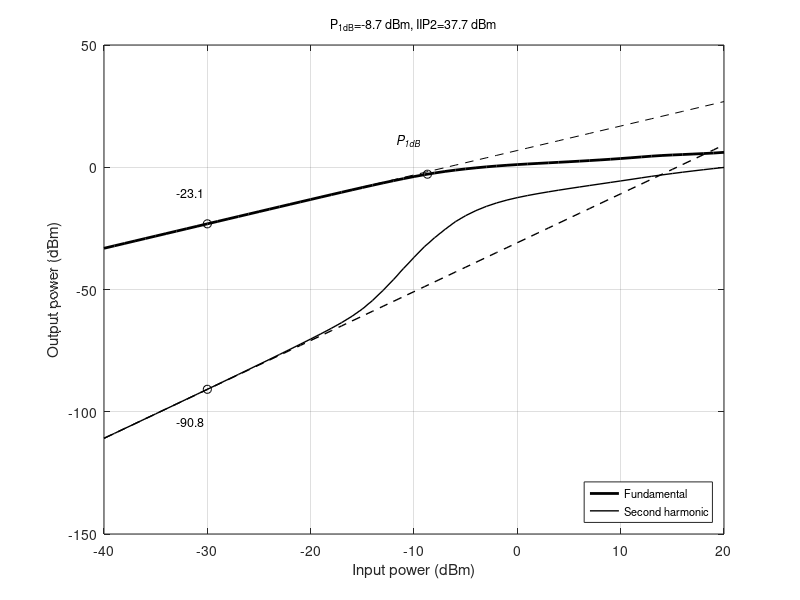

MATLAB code for this plot:
% Ex. 5.5   simulated distortion at 100 MHz  
clearvars;
close all;
addpath ../../lib

% Load Spice results
load('Fig5_26.mat')
first_line = adbm - adbm(1) + first(1);
second_line = 2*(adbm - adbm(1)) + second(1);
p1db_x = interp1(first_line-first, adbm, 1);
p1db_y = interp1(adbm, first, p1db_x);
first_30 = interp1(adbm, first, -30);
second_30 = interp1(adbm, second, -30);

h = figure(1);
plot(adbm, first, 'k', 'linewidth', 2);
hold on;
plot(adbm, second, 'k', 'linewidth', 1);
plot(adbm, first_line, 'k--', adbm, second_line, 'k--', 'linewidth',1);
plot(p1db_x, p1db_y, 'ko');
plot(-30, first_30, 'ko', -30, second_30, 'ko')
xlabel('Input power (dBm)');
ylabel('Output power (dBm)');
set(gca, 'xtick', -40:10:20)
grid;

j = legend('Fundamental', 'Second harmonic', 'location', 'southeast');
set(j, 'FontSize', 8);
j = text(p1db_x-3, p1db_y+14, '\itP_1_d_B');
set(j, 'FontSize', 9);
j = text(-30-3, first_30+13, sprintf('%2.1f', first_30));
set(j, 'FontSize', 9);
j = text(-30-3, second_30-13, sprintf('%2.1f', second_30));
set(j, 'FontSize', 9);
g = title(sprintf('P_1_d_B=%2.1f dBm, IIP2=%2.1f dBm', p1db_x, 37.7));
set(g, 'fontsize', 9, 'fontweight', 'normal')

%format_and_save(h, 'Fig5_26');
